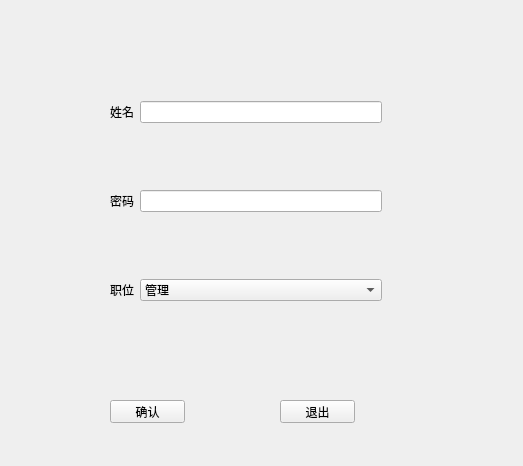
<?xml version="1.0" encoding="UTF-8"?>
<ui version="4.0">
 <class>add</class>
 <widget class="QWidget" name="add">
  <property name="geometry">
   <rect>
    <x>0</x>
    <y>0</y>
    <width>523</width>
    <height>466</height>
   </rect>
  </property>
  <property name="windowTitle">
   <string>Form</string>
  </property>
  <widget class="QWidget" name="widget" native="true">
   <property name="geometry">
    <rect>
     <x>110</x>
     <y>40</y>
     <width>272</width>
     <height>323</height>
    </rect>
   </property>
   <layout class="QGridLayout" name="gridLayout">
    <item row="1" column="1">
     <widget class="QLineEdit" name="LE2"/>
    </item>
    <item row="3" column="1">
     <widget class="QComboBox" name="comboBox">
      <item>
       <property name="text">
        <string>管理</string>
       </property>
      </item>
      <item>
       <property name="text">
        <string>老师</string>
       </property>
      </item>
      <item>
       <property name="text">
        <string>学生</string>
       </property>
      </item>
     </widget>
    </item>
    <item row="0" column="1">
     <widget class="QLineEdit" name="LE0"/>
    </item>
    <item row="1" column="0">
     <widget class="QLabel" name="label_3">
      <property name="text">
       <string>密码</string>
      </property>
      <property name="alignment">
       <set>Qt::AlignCenter</set>
      </property>
     </widget>
    </item>
    <item row="3" column="0">
     <widget class="QLabel" name="label_4">
      <property name="text">
       <string>职位</string>
      </property>
      <property name="alignment">
       <set>Qt::AlignCenter</set>
      </property>
     </widget>
    </item>
    <item row="0" column="0">
     <widget class="QLabel" name="label">
      <property name="text">
       <string>姓名</string>
      </property>
      <property name="alignment">
       <set>Qt::AlignCenter</set>
      </property>
     </widget>
    </item>
   </layout>
  </widget>
  <widget class="QPushButton" name="pushButton">
   <property name="geometry">
    <rect>
     <x>110</x>
     <y>400</y>
     <width>75</width>
     <height>23</height>
    </rect>
   </property>
   <property name="text">
    <string>确认</string>
   </property>
  </widget>
  <widget class="QPushButton" name="pushButton_2">
   <property name="geometry">
    <rect>
     <x>280</x>
     <y>400</y>
     <width>75</width>
     <height>23</height>
    </rect>
   </property>
   <property name="text">
    <string>退出</string>
   </property>
  </widget>
 </widget>
 <resources/>
 <connections/>
</ui>
